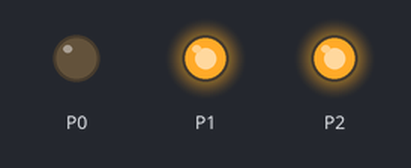
Recording of a program running on a simulated BBC micro:bit running MicroPython. Shown: output pins drawn as LEDs (lit = HIGH).

Above: at 0.2 s.
At 0.7 s:
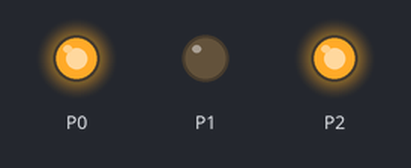
At 2.7 s:
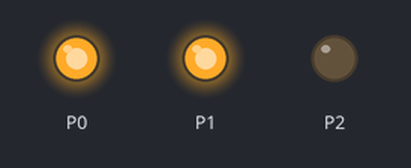
Timing chart, 0 to 3.5 s (numbered marks = the images above):
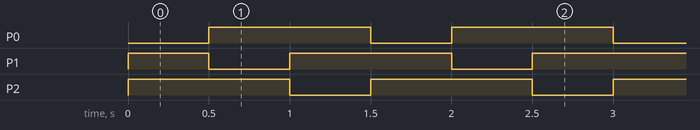

Measured:
- by itself, P0, P2: alternates HIGH for 1.0 s and LOW for 0.50 s
- by itself, P1: repeats every 1.5 s: LOW 0.50 s, HIGH 1.0 s
- by itself, everything shown: repeats every 1.5 s, in 3 steps

The program:

microbit-Waterfall_light.py
```python
import microbit
from microbit import *
while True:
    pin0.write_digital(0)
    pin1.write_digital(1)
    pin2.write_digital(1)
    sleep(500)
    pin0.write_digital(1)
    pin1.write_digital(0)
    pin2.write_digital(1)
    sleep(500)
    pin0.write_digital(1)
    pin1.write_digital(1)
    pin2.write_digital(0)
    sleep(500)
```
